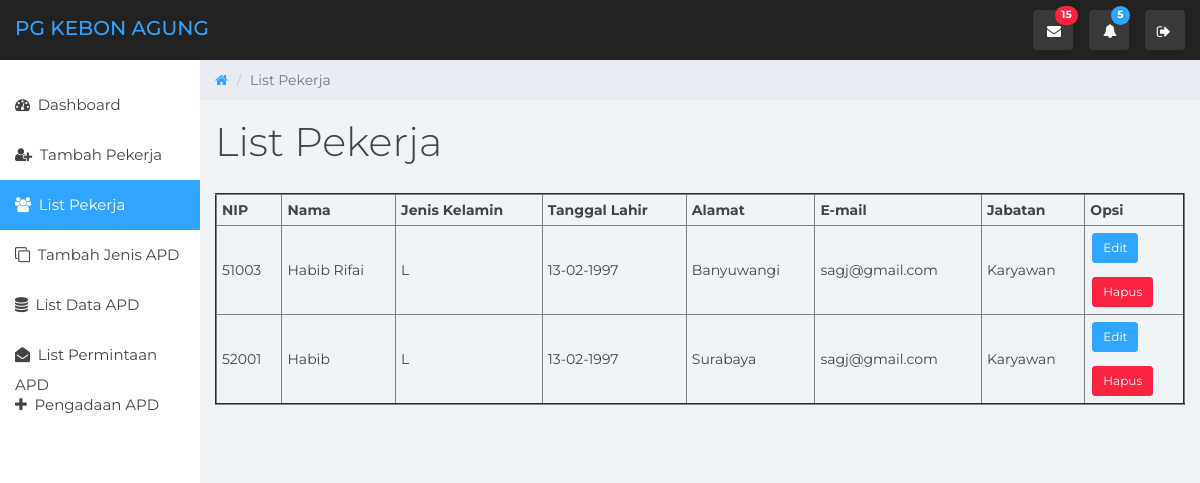
Page /admin/list_pekerja/index.php (signed in) on the committed database.
### tables this page shows
CREATE TABLE `karyawan` (
  `nip` int(50) NOT NULL,
  `password` varchar(30) NOT NULL,
  `nama_karyawan` varchar(50) NOT NULL,
  `jabatan` varchar(30) NOT NULL,
  `email` varchar(30) NOT NULL,
  `jenis_kelamin` varchar(10) NOT NULL,
  `tgl_lahir` varchar(20) NOT NULL,
  `alamat` varchar(50) NOT NULL
);

### admin/list_pekerja/index.php (the view, shortened to what this page needs)
<?php
$base = "http://localhost/inventorymanagement/";
include '../../config.php';
?>
<!DOCTYPE html>
<html>
<head>
	<link href="<?php echo $base; ?>assets/admin/css/bootstrap.min.css" rel="stylesheet">
	<link href="<?php echo $base; ?>assets/admin/css/font-awesome.min.css" rel="stylesheet">
	<link href="<?php echo $base; ?>assets/admin/css/datepicker3.css" rel="stylesheet">
	<link href="<?php echo $base; ?>assets/admin/css/styles.css" rel="stylesheet">
</head>
<body>
	<nav class="navbar navbar-custom navbar-fixed-top" role="navigation">
		<div class="container-fluid">
			<div class="navbar-header">
					<a class="navbar-brand" href="<?php echo $base; ?>admin"><span>PG Kebon Agung</span></a>
					<ul class="nav navbar-top-links navbar-right">
						<li class="dropdown">
							<a class="dropdown-toggle count-info" data-toggle="dropdown" href="#">
								<em class="fa fa-envelope"></em><span class="label label-danger">15</span>
							</a>
						</li>
						<li class="dropdown">
							<a class="dropdown-toggle count-info" data-toggle="dropdown" href="#">
								<em class="fa fa-bell"></em><span class="label label-info">5</span>
							</a>
						</li>
						<li class="dropdown">
							<a class="dropdown-toggle count-info" href="<?php echo $base; ?>logout">
								<p onMouseOver="this.style.color='#30a5ff'" onMouseOut="this.style.color='#FFF'" style="font-size: 15px; color: #FFF"><i class="fa fa-sign-out fa-fw"></i></p>
							</a>
						</li>
					</ul>
				</div>
			</div>
		</nav>
		<div id="sidebar-collapse" class="col-sm-3 col-lg-2 sidebar">
		<ul class="nav menu">
			<li><a href="../../admin"><em class="fa fa-dashboard">&nbsp;</em> Dashboard</a></li>
			<li><a href="../tambah_pekerja"><em class="fa fa-user-plus">&nbsp;</em> Tambah Pekerja</a></li>
			<li class="active"><a href="../list_pekerja"><em class="fa fa-users">&nbsp;</em> List Pekerja</a></li>
			<li><a href="../tambah_apd"><em class="fa fa-clone">&nbsp;</em> Tambah Jenis APD</a></li>
			<li><a href="../list_apd"><em class="fa fa-database">&nbsp;</em> List Data APD</a></li>
			<li><a href="../list_permintaan"><em class="fa fa-envelope-open">&nbsp;</em> List Permintaan APD</a></li>
			<li><a href="../list_pengadaan"><em class="fa fa-plus">&nbsp;</em> Pengadaan APD</a></li>
		</ul>
	</div>
	<div class="col-sm-9 col-sm-offset-3 col-lg-10 col-lg-offset-2 main">
		<div class="row">
			<ol class="breadcrumb">
				<li><a href="#">
					<em class="fa fa-home"></em>
				</a></li>
				<li class="active">List Pekerja</li>
			</ol>
		</div>
		<div class="row">
			<div class="col-lg-12">
				<h1 class="page-header">List Pekerja</h1>
			</div>
		</div>
		<div class="row">
			<div class="col-lg-12">
				<table class="table-read" border="2">
					<tr>
						<th>NIP</th>
						<th>Nama</th>
						<th>Jenis Kelamin</th>
						<th>Tanggal Lahir</th>
						<th>Alamat</th>
						<th>E-mail</th>
						<th>Jabatan</th>
						<th>Opsi</th>
					</tr>
					<?php
					$read_data = mysqli_query($conn, "SELECT nip, nama_karyawan, jabatan, email, jenis_kelamin, tgl_lahir, alamat FROM karyawan WHERE jabatan='karyawan'") or die(mysqli_error());
					while ($data = mysqli_fetch_array($read_data)) {
					?>
					<tr>
						<td class="td-read"><?php echo $data['nip']; ?></td>
						<td class="td-read"><?php echo $data['nama_karyawan']; ?></td>
						<td class="td-read"><?php echo $data['jenis_kelamin']; ?></td>
						<td class="td-read"><?php echo $data['tgl_lahir']; ?></td>
						<td class="td-read"><?php echo $data['alamat']; ?></td>
						<td class="td-read"><?php echo $data['email']; ?></td>
						<td class="td-read"><?php echo $data['jabatan']; ?></td>
						<td>
							<form method="POST" action="edit.php">
								<a><button style="margin: 7px;" class="btn btn-sm btn-primary">Edit</button></a>
							</form>
							<form method="POST" action="delete.php">
								<a><button style="margin: 7px;" class="btn btn-sm btn-danger">Hapus</button></a>
							</form>
						</td>
					</tr>
					<?php } ?>
				</table>
			</div>
		</div>
	</div>
</body>
</html>

### assets/admin/css/styles.css (style rules this page uses)
body { background: #f1f4f7; padding-top: 60px; font-size: 14px; color: #444444; font-family: "Montserrat", "Helvetica Neue", Helvetica, Arial, sans-serif; }
p { color: #777; }
a, a:hover, a:focus { color: #30a5ff; }
h1, h2, h3, h4, h5, h6 { color: #444444; }
h1 { font-weight: 300; font-size: 40px; }
.table-read { width: 100%; margin-bottom: 50px; }
.table-read th { padding: 5px; }
.td-read { padding: 5px; }
.navbar-custom { background: #222; height: 60px; }
.navbar-header .navbar-brand { color: #fff; font-size: 20px; text-transform: uppercase; font-weight: 500; height: 60px; padding-top: 18px; }
.navbar-header .navbar-brand span { color: #30a5ff; }
.dropdown { background: rgba(255, 255, 255, 0.1); float: left; margin: 10px 8px; padding: 0px; border-radius: 4px; }
.dropdown a.dropdown-toggle { color: #fff; height: 40px; width: 40px; padding-top: 11px; padding-left: 9px; }
.dropdown .label { top: -4px; left: 22px; padding-top: 4px; padding-bottom: 4px; position: absolute; border-radius: 9999px; }
.navbar-top-links li:last-child { margin-right: 15px; }
.dropdown em { margin: 0 5px; }
.btn-primary, .btn-primary:hover, .btn-primary:focus, .btn-primary:active, .btn-primary.active, .open > .dropdown-toggle.btn-primary, .btn-primary.disabled, .btn-primary[disabled], fieldset[disabled] .btn-primary, .btn-primary.disabled:hover, .btn-primary[disabled]:hover, fieldset[disabled] .btn-primary:hover, .btn-primary.disabled:focus, .btn-primary[disabled]:focus, fieldset[disabled] .btn-primary:focus, .btn-primary.disabled:active, .btn-primary[disabled]:active, fieldset[disabled] .btn-primary:active, .btn-primary.disabled.active, .btn-primary[disabled].active, fieldset[disabled] .btn-primary.active { background-color: #30a5ff; border-color: #30a5ff; }
.btn-danger, .btn-danger:hover, .btn-danger:focus, .btn-danger:active, .btn-danger.active, .open > .dropdown-toggle.btn-danger, .btn-danger.disabled, .btn-danger[disabled], fieldset[disabled] .btn-danger, .btn-danger.disabled:hover, .btn-danger[disabled]:hover, fieldset[disabled] .btn-danger:hover, .btn-danger.disabled:focus, .btn-danger[disabled]:focus, fieldset[disabled] .btn-danger:focus, .btn-danger.disabled:active, .btn-danger[disabled]:active, fieldset[disabled] .btn-danger:active, .btn-danger.disabled.active, .btn-danger[disabled].active, fieldset[disabled] .btn-danger.active { background-color: #f9243f; border-color: #f9243f; }
.label-info { background-color: #30a5ff; }
.label-danger { background-color: #f9243f; }
.navbar { border: 0; }
.sidebar { display: block; padding: 0; display: none; box-shadow: none; background: #fff; }
.sidebar ul { margin: 20px 0px; }
@media (min-width: 768px) { .sidebar { display: block; position: fixed; top: 60px; bottom: 0; left: 0; z-index: 1000; display: block; margin: 0; padding: 0; overflow-x: hidden; overflow-y: auto; } }
@media (min-width: 768px) { .navbar-header { width: 100%; } }
.sidebar ul.nav .active a, .sidebar ul.nav li.parent a.active, .sidebar ul.nav .active > a:hover, .sidebar ul.nav li.parent a.active:hover, .sidebar ul.nav .active > a:focus, .sidebar ul.nav li.parent a.active:focus { color: #fff; background-color: #30a5ff; }
.sidebar ul.nav li a { height: 50px; font-size: 15px; line-height: 2em; color: #444444; }
.breadcrumb { border-radius: 0; padding: 10px 15px 10px 15px; background: #e9ecf2; margin: 0; }
h1.page-header { margin-top: 20px; border-bottom: 0; }

### rows in the picture
karyawan: nip "51003", nama_karyawan "Habib Rifai", jenis_kelamin "L", tgl_lahir "13-02-1997", alamat "Banyuwangi", email "sagj@gmail.com", jabatan "Karyawan"
karyawan: nip "52001", nama_karyawan "Habib", jenis_kelamin "L", tgl_lahir "13-02-1997", alamat "Surabaya", email "sagj@gmail.com", jabatan "Karyawan"
